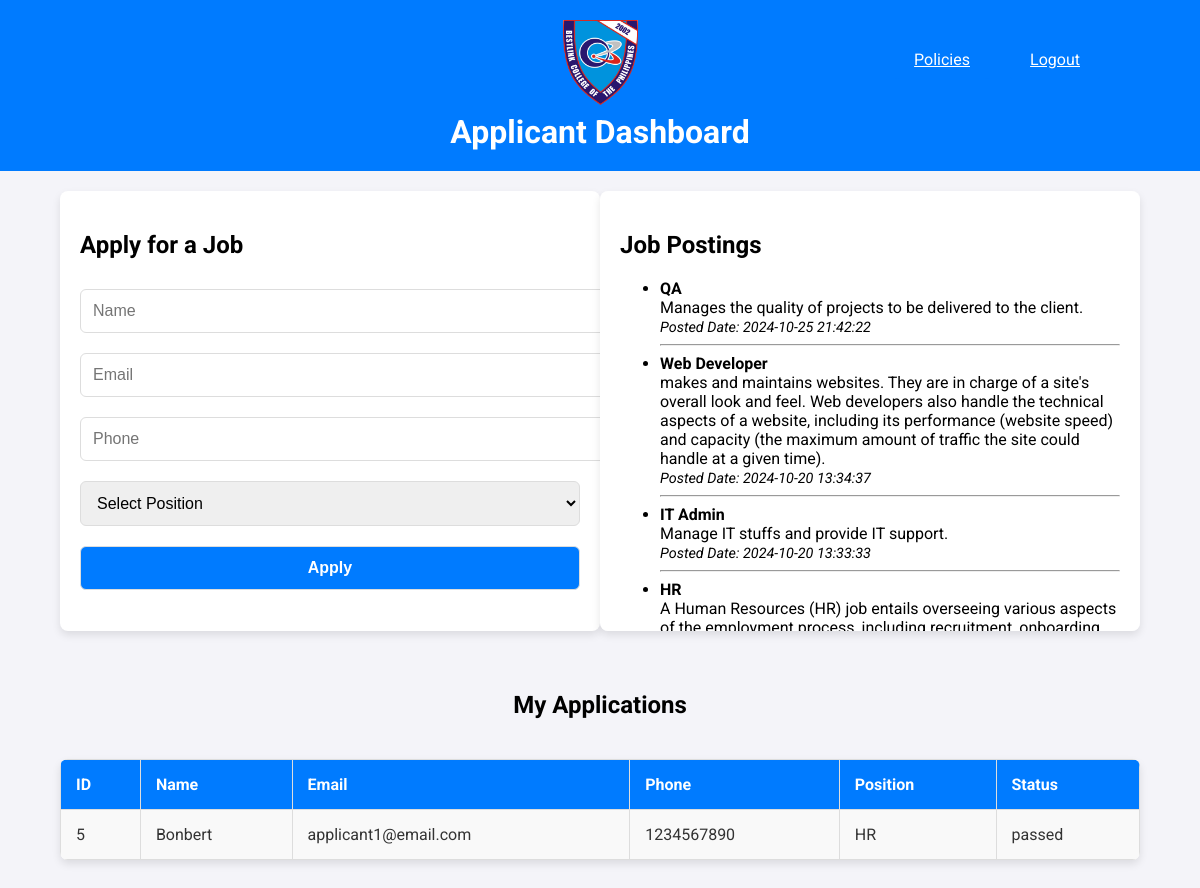
The app's page /applicant-dashboard.php (signed in) with its own data.
### tables this page shows
CREATE TABLE IF NOT EXISTS `recruitments` (
  `id` int NOT NULL AUTO_INCREMENT,
  `job_title` varchar(100) NOT NULL,
  `description` text,
  `posted_date` timestamp NULL DEFAULT CURRENT_TIMESTAMP,
  `status` enum('open','closed') DEFAULT 'open',
  PRIMARY KEY (`id`)
);

CREATE TABLE IF NOT EXISTS `applicants` (
  `id` int NOT NULL AUTO_INCREMENT,
  `name` varchar(100) NOT NULL,
  `email` varchar(100) NOT NULL,
  `phone` varchar(20) DEFAULT NULL,
  `position_applied` varchar(100) DEFAULT NULL,
  `status` enum('pending','passed','failed') DEFAULT 'pending',
  PRIMARY KEY (`id`),
  UNIQUE KEY `email` (`email`)
);

### applicant-dashboard.php (the view, shortened to what this page needs)
<?php
$db = new DBConnection();
$conn = $db->connect();
$applicant_email = $_SESSION['email'];
$stmt = $conn->prepare("SELECT * FROM applicants WHERE email = ?");
$stmt->bind_param("s", $applicant_email);
$stmt->execute();
$result = $stmt->get_result();
$stmt_jobs = $conn->prepare("SELECT id, job_title, description, posted_date, status FROM recruitments WHERE status = 'open' ORDER BY posted_date DESC");
$stmt_jobs->execute();
$job_result = $stmt_jobs->get_result();
?>
<!DOCTYPE html>
<html lang="en">
<head>
</head>
<body>
    <h1>
        <div class="logo">
            <a href="dashboard.php">
                <img src="logo300.png" alt="Logo" width="75" height="85">
            </a>
        </div>
        Applicant Dashboard
    </h1>
    <div class="header-top-left">
        <a href="logout.php" class="dashboard-button">Logout</a>
    </div>
    <div class="header-top-left">
        <a href="policies.html" class="policies-button">Policies</a>
    </div>
    <div class="container">
        <div class="form-container">
            <h2>Apply for a Job</h2>
            <form action="applicant-dashboard.php" method="POST">
                <input type="text" name="name" placeholder="Name" required>
                <input type="email" name="email" placeholder="Email" required>
                <input type="text" name="phone" placeholder="Phone" required>
                <select name="position" required>
                    <option value="">Select Position</option>
                </select>
                <button type="submit" name="add_applicant">Apply</button>
            </form>
        </div>
        <div class="job-postings-container">
            <h2>Job Postings</h2>
            <ul>
                <?php while ($job = $job_result->fetch_assoc()) : ?>
                    <li>
                        <strong><?php echo htmlspecialchars($job['job_title']); ?></strong> <br>
                        <?php echo htmlspecialchars($job['description']); ?> <br>
                        <em style="font-size: 0.9rem;">Posted Date: <?php echo htmlspecialchars($job['posted_date']); ?></em>
                    </li>
                    <hr>
                <?php endwhile; ?>
            </ul>
        </div>
    </div>
    <center><h2>My Applications</h2></center>
    <div class="container">
        <table>
            <tr>
                <th>ID</th>
                <th>Name</th>
                <th>Email</th>
                <th>Phone</th>
                <th>Position</th>
                <th>Status</th>
            </tr>
            <?php while ($row = $result->fetch_assoc()) : ?>
                <tr>
                    <td><?php echo htmlspecialchars($row['id']); ?></td>
                    <td><?php echo htmlspecialchars($row['name']); ?></td>
                    <td><?php echo htmlspecialchars($row['email']); ?></td>
                    <td><?php echo htmlspecialchars($row['phone']); ?></td>
                    <td><?php echo htmlspecialchars($row['position_applied']); ?></td>
                    <td><?php echo htmlspecialchars($row['status']); ?></td>
                </tr>
            <?php endwhile; ?>
        </table>
    </div>
</body>
</html>

### applicant-dashboard.php (style rules this page uses)
body { font-family: 'Roboto', sans-serif; margin: 0; padding: 0; background-color: #f4f4f9; }
h1 { background-color: #007bff; color: #fff; padding: 20px; margin: 0; text-align: center; }
.container { display: flex; justify-content: space-between; width: 90%; max-width: 1200px; margin: 20px auto; }
.form-container, .job-postings-container { width: 48%; background-color: #fff; padding: 20px; border-radius: 8px; box-shadow: 0 4px 8px rgba(0, 0, 0, 0.1); margin-bottom: 40px; }
.job-postings-container { width: 48%; background-color: #fff; padding: 20px; border-radius: 8px; box-shadow: 0 4px 8px rgba(0, 0, 0, 0.1); margin-bottom: 40px; max-height: 400px; overflow-y: auto; }
form { display: flex; flex-direction: column; }
form input, form select, form button { width: 100%; padding: 12px; margin: 10px 0; border: 1px solid #ddd; border-radius: 6px; font-size: 1rem; }
button { background-color: #007bff; color: #fff; padding: 12px; border: none; border-radius: 6px; cursor: pointer; font-size: 1rem; font-weight: 600; transition: background-color 0.3s, transform 0.2s; }
table { width: 100%; border-collapse: collapse; margin-top: 20px; background-color: #fff; border-radius: 8px; overflow: hidden; box-shadow: 0 4px 8px rgba(0, 0, 0, 0.1); }
table th, table td { padding: 15px; border: 1px solid #ddd; text-align: left; font-size: 1rem; color: #333; }
table th { background-color: #007bff; color: white; }
table tr:nth-child(even) { background-color: #f9f9f9; }
.dashboard-button, .policies-button { display: flex; padding: 10px 20px; background-color: #007bff; color: white; border-radius: 5%; font-weight: normal; transition: background-color 0.3s; position: absolute; top: 40px; right: 100px; z-index: 1000; }
.policies-button { right: 210px; }

### records on screen
recruitments: job_title "QA", description "Manages the quality of projects to be delivered to the client.", posted_date "2024-10-25 21:42:22"
recruitments: job_title "Web Developer", description "makes and maintains websites. They are in charge of a site's overall look and feel. Web developers also handle the technical aspects of a website, including its performance (website speed) and capacity (the maximum amount of traffic the site could handle at a given time).", posted_date "2024-10-20 13:34:37"
recruitments: job_title "IT Admin", description "Manage IT stuffs and provide IT support.", posted_date "2024-10-20 13:33:33"
recruitments: job_title "HR", description "A Human Resources (HR) job entails overseeing various aspects…"
applicants: id "5", name "Bonbert", email "applicant1@email.com", phone "1234567890", position_applied "HR", status "passed"
